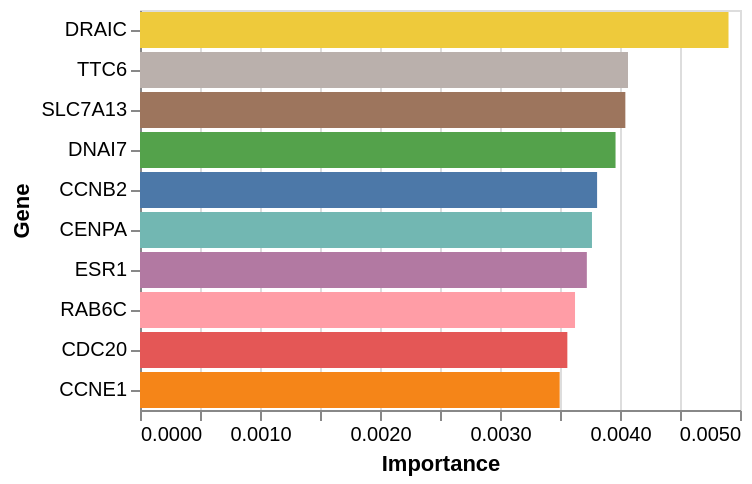

Write notebook code for a chart like this one.
### Code cell
alt.Chart(rf["feature_data"]).mark_bar().encode(
    y=alt.Y("Feature Names", sort=alt.EncodingSortField(field="Importance", op="count", order="ascending"), title="Gene"),
    x=alt.X("Importance:Q"),
    color=alt.Color("Feature Names", title="Gene", legend=None),
    tooltip=["Feature Names", "Importance"]
)

### Figure 1 — Vega-Lite specification as saved in the notebook (floating-point values rounded to 4 significant figures)
{"config": {"view": {"continuousWidth": 300, "continuousHeight": 300}}, "data": {"name": "data-b375fa191d4fb12b25c8de6d9df4586f"}, "mark": {"type": "bar"}, "encoding": {"color": {"field": "Feature Names", "legend": null, "title": "Gene", "type": "nominal"}, "tooltip": [{"field": "Feature Names", "type": "nominal"}, {"field": "Importance", "type": "quantitative"}], "x": {"field": "Importance", "type": "quantitative"}, "y": {"field": "Feature Names", "sort": {"field": "Importance", "op": "count", "order": "ascending"}, "title": "Gene", "type": "nominal"}}, "$schema": "https://vega.github.io/schema/vega-lite/v6.1.0.json", "datasets": {"data-b375fa191d4fb12b25c8de6d9df4586f": [{"Feature": "ENSG00000129514.5", "Importance": 0.004904, "Feature Names": "DRAIC"}, {"Feature": "ENSG00000225362.7", "Importance": 0.004067, "Feature Names": "TTC6"}, {"Feature": "ENSG00000170312.14", "Importance": 0.004045, "Feature Names": "SLC7A13"}, {"Feature": "ENSG00000154548.8", "Importance": 0.003963, "Feature Names": "DNAI7"}, {"Feature": "ENSG00000080986.11", "Importance": 0.003809, "Feature Names": "CCNB2"}, {"Feature": "ENSG00000142945.11", "Importance": 0.003766, "Feature Names": "CENPA"}, {"Feature": "ENSG00000134830.5", "Importance": 0.003724, "Feature Names": "ESR1"}, {"Feature": "ENSG00000257271.1", "Importance": 0.003625, "Feature Names": "RAB6C"}, {"Feature": "ENSG00000259793.1", "Importance": 0.003561, "Feature Names": "CDC20"}, {"Feature": "ENSG00000115163.13", "Importance": 0.003497, "Feature Names": "CCNE1"}]}}
